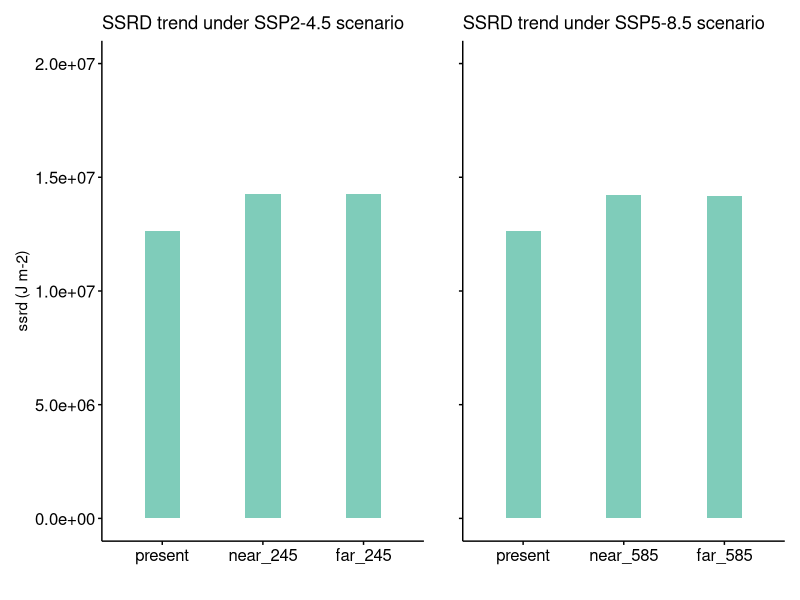

Write the R code that produced this figure.
library(ggplot2)           # v3.5.0
library(patchwork)         # v1.2.0

setwd('path_to_your_working_directory')

ssrd_data <- read.csv("National_mean.csv", header = TRUE)
ssrd_245 <- ssrd_data[1:3,]
ssrd_585 <- ssrd_data[c(1, 4, 5),]
ssrd_245$ssp <- factor(ssrd_245$ssp, levels = c("present", "near_245", "far_245"))
ssrd_585$ssp <- factor(ssrd_585$ssp, levels = c("present", "near_585", "far_585"))

p_245 <- ggplot(ssrd_245, aes(x = ssp, y = ssrd)) +
  geom_bar(stat = "identity", fill = "#7fccba", width = 0.35) +
  theme_minimal() +
  theme(panel.grid = element_blank(),
        axis.text = element_text(size = 12, color = "black"),
        axis.line = element_line(color = "black", linewidth = 0.5),
        axis.ticks = element_line(color = "black", linewidth = 0.5),
        legend.position = 'none') +
  labs(title = "SSRD trend under SSP2-4.5 scenario",
       x = "",
       y = "ssrd (J m-2)") +
  lims(y = c(0, 20000000)) 

p_585 <- ggplot(ssrd_585, aes(x = ssp, y = ssrd)) +
  geom_bar(stat = "identity", fill = "#7fccba", width = 0.35) +
  theme_minimal() +
  theme(panel.grid = element_blank(),
        axis.text.x = element_text(size = 12, color = "black"),
        axis.text.y = element_blank(),
        axis.line = element_line(color = "black", linewidth = 0.5),
        axis.ticks = element_line(color = "black", linewidth = 0.5),
        legend.position = 'none') +
  labs(title = "SSRD trend under SSP5-8.5 scenario",
       x = "",
       y = "") +
  lims(y = c(0, 20000000))

p_245 + p_585

#ggsave("ssrd_trend_bar.pdf", plot = last_plot(), width = 10, height = 6, units = "in")
